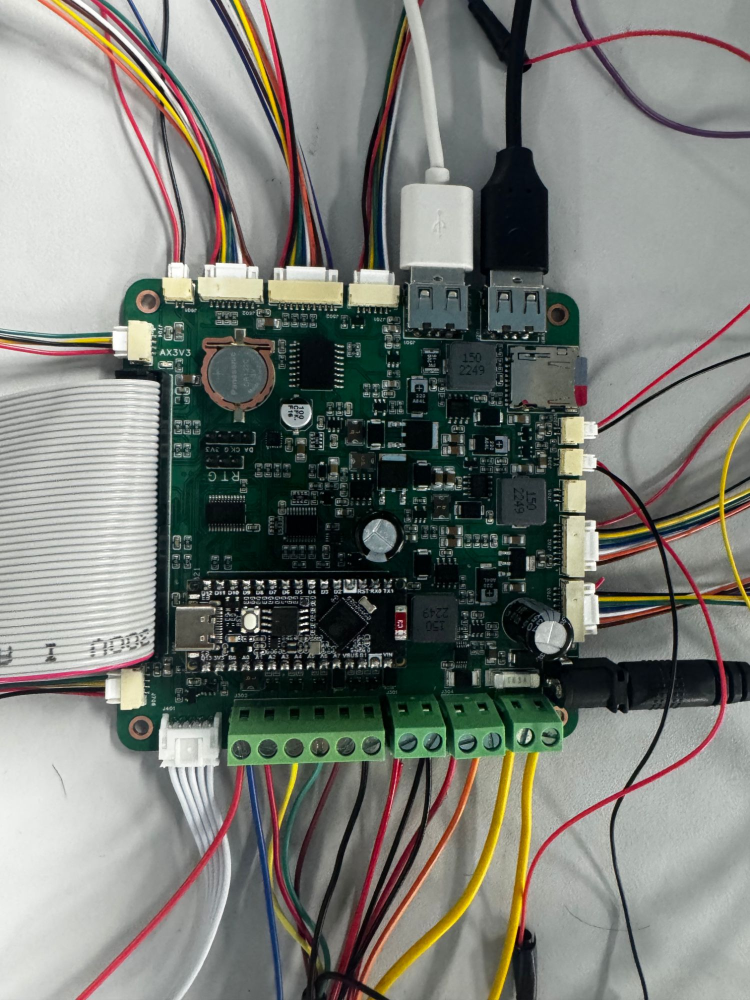
#> input picture 07_作品视频/素材/实拍/主载板_接线.jpg, 1500 x 2000 px (shown at 1/2 size)
$ python -i render_part1.py   (imports and definitions only)
#> lines starting #> are read from the running program, lines starting #| are printed output that depends on the picture
#!/usr/bin/env python3
"""渲染作品视频中"上电"之前的部分：钩子 → 标题 → 工业实景 → 设计背景 → 原理 → 整机与外设 → 外壳内部 → 机盖 → 整机成品 → 主载板 → 接口 → 前面板 → AX7010 → 系统架构 → PL 硬件设计。

在 WSL 中运行（用到 ffmpeg、Pillow、numpy 和 Windows 字体）：
    python3 render_part1.py                          # 输出 ../输出/上电前_样片.mp4
    python3 render_part1.py --stills 12 40 --still-dir 目录   # 只导出静帧检查版式
默认使用 ../素材/实拍/钩子_电机铝片散斑.mp4 作开场，--hook 可换成别的片段。
"""
import argparse
import math
import shutil
import subprocess
import sys
import tempfile
from functools import lru_cache
from multiprocessing import Pool
from pathlib import Path

import numpy as np
from PIL import Image, ImageDraw, ImageEnhance, ImageFilter, ImageFont, ImageOps

W, H, FPS = 1920, 1080, 30
PROJ = Path(__file__).resolve().parents[1]
REPO = PROJ.parent
PHOTOS = PROJ / "素材" / "实拍"
HOOK_CLIP = PHOTOS / "钩子_电机铝片散斑.mp4"
HOOK_STILL = PHOTOS / "钩子_静帧.png"
PCB_MAIN = REPO / "01_硬件工程/主载板PCB_工程预览.webp"
PCB_PANEL = REPO / "01_硬件工程/前面板PCB_工程预览.webp"
FONT_DIRS = [Path("/mnt/c/Windows/Fonts"), Path("C:/Windows/Fonts")]

# 版式：左对齐 160 px 页边；图解放在实验台浅灰底上，实物照片满幅；黄色只标"当前/自研/测点"，红色只标 AX7010
PAPER = (235, 237, 240)
INK = (25, 27, 30)
INK2 = (82, 87, 95)
INK3 = (138, 143, 151)
RULE = (194, 198, 204)
WHITE = (250, 250, 249)
PANEL = (20, 21, 23)
GRID = (62, 64, 69)
HUD = (170, 175, 182)
YELLOW = (242, 183, 5)
RED = (216, 38, 30)
MARGIN = 160

HOOK_FRAMES = []
HOOK_DUR = 5.0
# 钩子结尾弹出的结果：取自 05_验证资料/板端报警/板端验证.json（2026-10-31 板端记录）
HOOK_RESULT = (("振动频率", "10.84", "Hz"), ("振幅峰峰值", "0.142", "mm"))

# 钩子静帧中散斑纸四角（1280×720 像素坐标）
STICKER = ((392, 225), (1000, 258), (992, 475), (358, 400))

# 工业设备实景：机器上的压力表随设备轻微抖动，Pexels 视频 40481917（Pexels 许可，可免费商用、无需署名），无原声
INDUSTRY_CLIP = PROJ / "素材" / "外部" / "工业设备_压力表振动.mp4"
INDUSTRY_FRAMES = []
INDUSTRY_DUR = 6.0


# ---------- 缓动 ----------

def clamp(x, a=0.0, b=1.0):
    return a if x < a else b if x > b else x


def prog(t, a, b):
    return clamp((t - a) / (b - a)) if b > a else float(t >= a)


def ease_out(x):
    return 1 - (1 - x) ** 3


def ease_in_out(x):
    return 4 * x ** 3 if x < 0.5 else 1 - (-2 * x + 2) ** 3 / 2


def ease_back(x, s=1.3):
    x -= 1
    return 1 + (s + 1) * x ** 3 + s * x ** 2


def lerp(a, b, p):
    return a + (b - a) * p


# ---------- 字体与文字 ----------

FONT_FILES = {"sans": "NotoSansSC-VF.ttf", "serif": "NotoSerifSC-VF.ttf", "num": "bahnschrift.ttf",
              "cond": "bahnschrift.ttf"}
TOP = {"sans": 0.86, "serif": 0.86, "num": 0.72, "cond": 0.72}
MID = {"sans": 0.37, "serif": 0.37, "num": 0.36, "cond": 0.36}
BOT = {"sans": 0.12, "serif": 0.12, "num": 0.0, "cond": 0.0}


# [16 lines left out: functions font, resolve, not called in this run]


class Sprite:
    __slots__ = ("im", "ox", "oy", "w")

    def __init__(self, im, ox, oy, w):
        self.im, self.ox, self.oy, self.w = im, ox, oy, w


# [27 lines left out: functions text_sprite, text, not called in this run]


def text_w(s, size=32, weight=400, kind="sans", tracking=0):
    return text_sprite(s, resolve(s, kind), size, weight, INK, tracking).w


# [11 lines left out: function rise, not called in this run]


def rot_text(dst, s, cx, cy, size, weight=400, kind="sans", color=INK, alpha=1.0, angle=90):
    im = text_sprite(s, resolve(s, kind), size, weight, color, 0).im.rotate(angle, expand=True, resample=Image.BICUBIC)
    paste(dst, im, cx - im.width / 2, cy - im.height / 2, alpha)


# ---------- 合成与图形 ----------

# [85 lines left out: functions paste, box_img, fill_rect, circle_img, circle, polyline and 1 more, not called in this run]


def point_on(pts, f):
    return partial(pts, clamp(f))[-1]


# [10 lines left out: function dashed, not called in this run]


def dashed_box(dst, box, color, width=2, alpha=1.0, dash=10, gap=7):
    x0, y0, x1, y1 = box
    dashed(dst, [(x0, y0), (x1, y0), (x1, y1), (x0, y1), (x0, y0)], color, width, dash, gap, alpha)


# [53 lines left out: functions arrow, bg_canvas, shadowed, photo, view, not called in this run]


def to_screen(pt, xf):
    x0, y0, s = xf
    return (pt[0] - x0) * s, (pt[1] - y0) * s


@lru_cache(maxsize=None)
def rounded_mask(w, h, r):
    return box_img(w, h, fill=(255, 255, 255, 255), r=r).getchannel("A")


# [80 lines left out: functions thumb, sticker_pts, strip_img, strip, tag_img, annot, not called in this run]


def square_mark(dst, cx, cy, s, color, alpha, width=3):
    s = max(3, int(round(s)))
    paste(dst, box_img(s, s, outline=color + (255,), width=width), cx - s / 2, cy - s / 2, alpha)


# [107 lines left out: functions spec_rows, dimension, scan_line, wipe_board, board_shadow, side_text and 2 more, not called in this run]


@lru_cache(maxsize=None)
def title_photo():
    return photo("整机_低角度亮灯.webp").crop((300, 0, 1494, 1500)).resize((860, 1080), Image.LANCZOS).convert("RGBA")


# [8 lines left out: function s_title, not called in this run]


TGT_BOX = (60, 40, 1060, 640)
TGT_POS, TGT_W = (MARGIN, 190), 760
CAM_C = (1500, 418)
LENS_DY = 38


def tgt_xy(pt):
    s = TGT_W / (TGT_BOX[2] - TGT_BOX[0])
    return TGT_POS[0] + (pt[0] - TGT_BOX[0]) * s, TGT_POS[1] + (pt[1] - TGT_BOX[1]) * s


# [35 lines left out: functions target_print, camera_icon, s_industry, not called in this run]


# 设计背景：先画逐点贴装、各拉一根线的接触式传感器，再换成一台相机同时测 12 个点
CONTACT = (1, 6, 11)


# [37 lines left out: function s_background, not called in this run]


PR_L = (MARGIN - 40, 200, 1000, 760)
PR_R = (1080, 200, 1800, 760)
CROP = (0, 0, 1016, 640)


# [4 lines left out: function cam_view, not called in this run]


def cam_xy(pt):
    s = (PR_L[2] - PR_L[0] - 16) / (CROP[2] - CROP[0])
    return PR_L[0] + 8 + (pt[0] - CROP[0]) * s, PR_L[1] + 8 + (pt[1] - CROP[1]) * s


def panel_frame(dst, box, alpha=1.0):
    x0, y0, x1, y1 = box
    paste(dst, box_img(x1 - x0, y1 - y0, fill=PANEL + (255,)), x0, y0, alpha)


# [105 lines left out: functions graticule, s_principle, not called in this run]


# 整机图标注：分三组讲外设用途；坐标为整机连线_俯拍.jpg 像素，标签终点为初始画面坐标
OV_CORE = ((710, 1111), (900, 720), "AX7010 开发板", "AMD Zynq-7010", "r", RED)
OV_CORE_EDGE = ((468, 1014), (839, 927), (884, 1190), (500, 1283))
OV_KEEP = ((875, 655), (1000, 300), "自研主载板", "外设接口与供电", "r", YELLOW)
OV_GROUPS = (
    ("测量感知", (
        ((450, 1110), (540, 650), "双目相机", "拍摄振动画面", "r", None),
        ((528, 470), (560, 150), "ToF 测距", "测量工作距离", "r", None),
        ((942, 366), (990, 215), "IMU 姿态", "监测相机晃动", "r", None),
        ((1258, 338), (1330, 190), "加速度计", "接触式参考对照", "r", None),
        ((252, 928), (300, 560), "温湿度 SHT40", "记录环境条件", "r", None),
        ((933, 1183), (980, 820), "PDM 麦克风", "声音频率对照", "r", None),
    )),
    ("操作交互", (
        ((1645, 1100), (1540, 700), "7 寸触摸屏", "显示画面与结果", "l", None),
        ((188, 755), (240, 400), "自研前面板", "状态灯与旋钮按键", "r", YELLOW),
        ((117, 1150), (200, 790), "NFC 读卡", "刷卡识别测点", "r", None),
        ((283, 600), (350, 230), "扬声器", "语音播报提示", "r", None),
    )),
    ("输出与辅助", (
        ((1712, 740), (1680, 380), "声光报警灯", "超限亮灯鸣响", "r", None),
        ((1330, 920), (1180, 560), "热敏打印机", "现场打印报告", "l", None),
        ((1112, 362), (980, 210), "十字激光", "投射十字线辅助对准", "l", None),
        ((1265, 445), (1290, 110), "补光灯", "暗处补充照明", "r", None),
        ((1567, 483), (1590, 238), "散热风扇", "机内散热", "r", None),
    )),
)
OV_BEAT = 4.3


# [30 lines left out: function s_overview, not called in this run]


# 外壳内部照片按机盖照片的画框比例裁切；坐标为外壳内部装配.jpg 原图像素，标签终点为画面坐标（左侧右对齐 850，右侧左对齐 1630）
CASE_BOX = (0, 95, 1280, 1686)
CASE_POS, CASE_SCALE = (880, 90), 900 / (CASE_BOX[3] - CASE_BOX[1])
CASE_ANNOTS = (
    ((600, 340), (850, 100), "ToF 测距", "l", None),
    ((287, 395), (850, 180), "补光灯", "l", None),
    ((390, 403), (850, 330), "加速度计", "l", None),
    ((155, 740), (850, 455), "扬声器", "l", None),
    ((175, 1220), (850, 726), "散热风扇", "l", None),
    ((520, 1240), (850, 830), "主载板", "l", YELLOW),
    ((680, 277), (1630, 100), "十字激光", "r", None),
    ((875, 381), (1630, 200), "IMU 姿态", "r", None),
    ((970, 393), (1630, 320), "补光灯", "r", None),
    ((700, 440), (1630, 390), "双目相机", "r", None),
    ((615, 690), (1630, 470), "AX7010 开发板", "r", RED),
    ((1060, 1200), (1630, 715), "热敏打印机", "r", None),
    ((1022, 1424), (1630, 842), "温湿度 SHT40", "r", None),
)


# [4 lines left out: function case_print, not called in this run]


def case_title(c, t):
    rise(c, "整机装配", MARGIN - 4, 300, 78, 800, p=ease_out(prog(t, 0.15, 0.65)))
    text(c, "3D 打印外壳", MARGIN, 358, size=30, weight=500, color=INK2, alpha=ease_out(prog(t, 0.35, 0.8)))


# [9 lines left out: function s_enclosure, not called in this run]


# 机盖照片与外壳内部照片用同一画框，交叉淡化时像盖上机盖；坐标为外壳机盖.webp 原图像素
LID_BOX = (90, 240, 1355, 1813)
LID_SCALE = 900 / (LID_BOX[3] - LID_BOX[1])
LID_ANNOTS = (
    ((315, 440), (850, 204), "三色声光报警灯", "l", None),
    ((342, 822), (850, 423), "NFC 读卡", "l", None),
    ((330, 1080), (850, 545), "前面板", "l", YELLOW),
    ((466, 1185), (850, 655), "麦克风口", "l", None),
    ((840, 1010), (1630, 531), "7 寸触摸屏", "r", None),
)
LID_BUTTONS = (((418, 1478), "风扇"), ((608, 1484), "警报灯"), ((801, 1488), "照明"), ((993, 1492), "电源"))


# [4 lines left out: function lid_print, not called in this run]


def lid_xy(pt):
    return CASE_POS[0] + (pt[0] - LID_BOX[0]) * LID_SCALE, CASE_POS[1] + (pt[1] - LID_BOX[1]) * LID_SCALE


# [10 lines left out: function s_lid, not called in this run]


# 整机正面亮灯照片裁掉右上角路人；坐标为整机_正面亮灯.jpg 原图像素，左侧标签右对齐 650，右侧左对齐 1712
LIT_BOX = (0, 0, 1180, 960)
LIT_POS, LIT_SCALE = (680, 120), 820 / 960
LIT_ANNOTS = (
    ((622, 335), (650, 420), "ToF 测距", "l"),
    ((375, 405), (650, 540), "补光灯", "l"),
    ((580, 838), (650, 860), "十字激光投影", "l"),
    ((910, 130), (1712, 160), "声光报警灯", "r"),
    ((675, 405), (1712, 330), "双目相机", "r"),
    ((882, 437), (1712, 520), "补光灯", "r"),
)


# [16 lines left out: functions lit_print, s_lit, not called in this run]


CARRIER_RECT = (MARGIN, 160, MARGIN + 740, 900)


# [24 lines left out: functions carrier_imgs, s_carrier, not called in this run]


PH9_BOX = (130, 400, 1400, 1650)
PH9_POS = (MARGIN - 40, 140)
PH9_SCALE = 820 / (PH9_BOX[3] - PH9_BOX[1])
# 位号只标在照片上；右侧文字写外设名称与作用
CONN_GROUPS = (
    ("主控互连", "排线连接 AX7010 和 ESP32 协处理器",
     (("J801", (330, 1000), "l"), ("J604 J606", (567, 1242), "b"))),
    ("测量传感器", "测距、姿态、加速度计、温湿度和麦克风",
     (("J701", (750, 565), "t"), ("J702", (1162, 1088), "r"), ("J703", (1162, 1217), "r"),
      ("J704", (279, 671), "l"), ("J706", (258, 1375), "l"))),
    ("执行与报警", "补光灯、十字激光、报警灯和风扇",
     (("J301", (837, 1458), "b"), ("J304", (950, 1458), "b"), ("J302", (608, 1458), "b"))),
    ("交互与存储", "前面板、扬声器、NFC、打印机和语音卡",
     (("J502", (608, 560), "t"), ("J601", (358, 565), "t"), ("J602", (462, 560), "t"),
      ("J401", (375, 1478), "l"), ("J603", (1088, 750), "r"))),
    ("电源", "12V 输入、总开关和两路 5V 输出",
     (("J101", (1130, 1360), "r"), ("J102", (1067, 1458), "b"), ("J501", (875, 620), "t"),
      ("J201", (1033, 620), "t"))),
)


# [40 lines left out: functions wired_print, s_connect, not called in this run]


PANEL_RECT = (1000, 270, 1780, 791)


# [23 lines left out: functions panel_imgs, s_panel, not called in this run]


AX_ANNOTS = (
    ((1170, 842), (1290, 470), "Zynq-7010 芯片", "r"),
    ((380, 830), (470, 470), "AN5642 双目相机", "r"),
    ((1725, 800), (1600, 330), "扩展口连主载板", "l"),
    ((1370, 1192), (1480, 860), "HDMI 接触摸屏", "r"),
    ((1890, 1160), (1760, 760), "PDM 麦克风", "l"),
)


# [17 lines left out: function s_ax7010, not called in this run]


# 与 2026-11-03 代码包一致：双目匹配已移到 PS 软件后端，PL 保留视频、PDM、灯光与打印 UART
ARCH_PL = ("双路相机采集", "HDMI 显示", "PDM 麦克风接收", "灯光与打印接口")
ARCH_PS = ("多点亚像素跟踪", "频谱与基线判定", "双目辅助测距", "界面、记录与报警")
ARCH_ESP = ("NFC 读卡", "SD 语音播报", "Wi-Fi 网关")
ARCH_OUT = ("7 寸触摸屏", "声光报警灯", "热敏打印机")
MOD_Y = (290, 400, 510, 620)
# APP 的 Android、iOS、Windows 版共用一套界面，可局域网直连 AX7010，也可连 ESP32 热点。
# 手机截图取自 iOS 构建验证；电脑截图是同一 web 界面演示模式在 1440×900 窗口下的渲染
APP_PHONE = REPO / "05_验证资料/APP验证/构建验证/ios_home.png"
APP_DESKTOP = PROJ / "素材" / "APP" / "电脑端_总览.png"


# [146 lines left out: functions phone_card, monitor_card, block, token, s_arch, not called in this run]


PL_VIDEO = ("双目相机输入", "采集与格式转换", "VDMA 读写 DDR", "PS 测振与界面", "视频时序", "HDMI 输出")
PL_CUSTOM = (("PDM 麦克风接收", "2 MHz 采样，带时间戳", True),
             ("灯光控制", "PWM 调光，失联或掉电自动关断", True),
             ("打印串口", "AXI UART16550 硬件流控", False))
# 当前上板位流 printer_uart 的 Vivado 2025.2 实现报告（2026-11-03 代码包 ax7010/vivado/current/reports_original_build）：
# LUT 8,945/17,600，FF 14,420/35,200，BRAM 30.5/60，WNS +0.756 ns
PL_STATS = (("LUT", 50.8, "%", 0.508), ("触发器", 41.0, "%", 0.410), ("BRAM", 50.8, "%", 0.508),
            ("时序裕量", 0.756, "ns", None))


# [41 lines left out: function s_pl, not called in this run]


# ---------- 时间线 ----------

def scenes():
    """(函数, 时长, 转场到下一镜, 章节, 字幕[(起, 止, 文本)，场景内时间])"""
    return [
        (s_hook, HOOK_DUR, 0.4, None, []),
        (s_title, 3.0, 0.45, None, []),
        (s_industry, INDUSTRY_DUR, 0.4, "应用背景",
         [(0.2, 2.9, "设备故障，往往从异常振动开始；"), (3.0, 5.8, "早期振动十分微小，人眼难以察觉。")]),
        (s_background, 7.3, 0.4, "应用背景",
         [(0.2, 3.3, "接触式传感器需逐点安装布线，测点有限；"), (3.4, 7.1, "见微用一台相机，非接触地同时测量多个点。")]),
        (s_principle, 9.0, 0.4, "测量原理",
         [(0.2, 3.9, "原理是逐帧追踪表面散斑的亚像素位移，"), (4.0, 8.8, "扣除背景晃动后做频谱，并与停机基线比对。")]),
        (s_overview, 3 * OV_BEAT, 0.4, "硬件与外设",
         [(0.2, 4.1, "相机拍摄振动，多种传感器辅助对照和记录；"), (4.4, 8.4, "触摸屏、NFC 和扬声器负责人机交互；"),
          (8.7, 12.7, "报警灯和打印机输出结果，激光和补光辅助拍摄。")]),
        (s_enclosure, 4.7, 0.6, "硬件与外设", [(0.3, 4.6, "全部模块装进 3D 打印外壳，")]),
        (s_lid, 4.7, 0.4, "硬件与外设", [(0.2, 4.5, "机盖上集中了屏幕、报警灯、NFC 和四个按键。")]),
        (s_lit, 4.7, 0.4, "硬件与外设", [(0.2, 4.5, "补光灯照亮被测面；十字激光帮助对准，测量时自动关闭。")]),
        (s_carrier, 4.2, 0.4, "硬件与外设", [(0.2, 4.0, "主载板从原理图到 PCB 全部自主设计，")]),
        (s_connect, 5.0, 0.4, "硬件与外设", [(0.1, 4.8, "为十余种外设提供供电、保护和接口；")]),
        (s_panel, 3.5, 0.4, "硬件与外设", [(0.1, 3.3, "前面板集成状态灯、旋钮和按键。")]),
        (s_ax7010, 4.5, 0.6, "硬件与外设", [(0.1, 4.3, "核心是 AMD Zynq 芯片和双目相机。")]),
        (s_arch, 12.0, 0.4, "系统架构",
         [(0.3, 3.7, "PL 负责视频采集、显示和外设时序，"), (3.8, 7.0, "PS 运行测振算法、界面和报警，"),
          (7.1, 9.3, "ESP32 负责 NFC、语音和 Wi-Fi 网关，"), (9.4, 11.8, "手机和电脑 APP 经局域网或热点连接设备。")]),
        (s_pl, 8.2, 0.0, "PL 设计",
         [(0.3, 3.9, "PL 搭建双路视频采集与 HDMI 显示通路，"), (4.0, 7.9, "自研麦克风接收和灯光保护逻辑，时序全部收敛。")]),
    ]


def timeline():
    starts, cues, sections, t = [], [], [], 0.0
    for fn, dur, xf, sec, sc in scenes():
        starts.append(t)
        cues += [(t + a, t + b, s) for a, b, s in sc]
        if sec:
            if sections and sections[-1][2] == sec:
                sections[-1][1] = t + dur
            else:
                sections.append([t, t + dur, sec])
        t += dur
    return starts, cues, sections, t


# [38 lines left out: functions draw_scene, chapter_img, subtitle_img, overlays, not called in this run]


TL = None


def render_frame(i):
    global TL
    if TL is None:
        TL = timeline()
    starts, cues, sections, _ = TL
    T = i / FPS
    sc = scenes()
    k = max(j for j, s in enumerate(starts) if s <= T + 1e-9)
    c = draw_scene(k, T - starts[k])
    if k > 0 and T < starts[k] + sc[k - 1][2]:
        prev = draw_scene(k - 1, T - starts[k - 1])
        c = Image.blend(prev, c, ease_in_out((T - starts[k]) / sc[k - 1][2]))
    overlays(c, T, cues, sections)
    return c.convert("RGB")


def worker(i):
    return render_frame(i).tobytes()


# [62 lines left out: functions extract_frames, main, not called in this run]


# [2 lines not run here, left out]

>>> import cv2
>>> picture = cv2.imread('../素材/实拍/主载板_接线.jpg', cv2.IMREAD_GRAYSCALE)
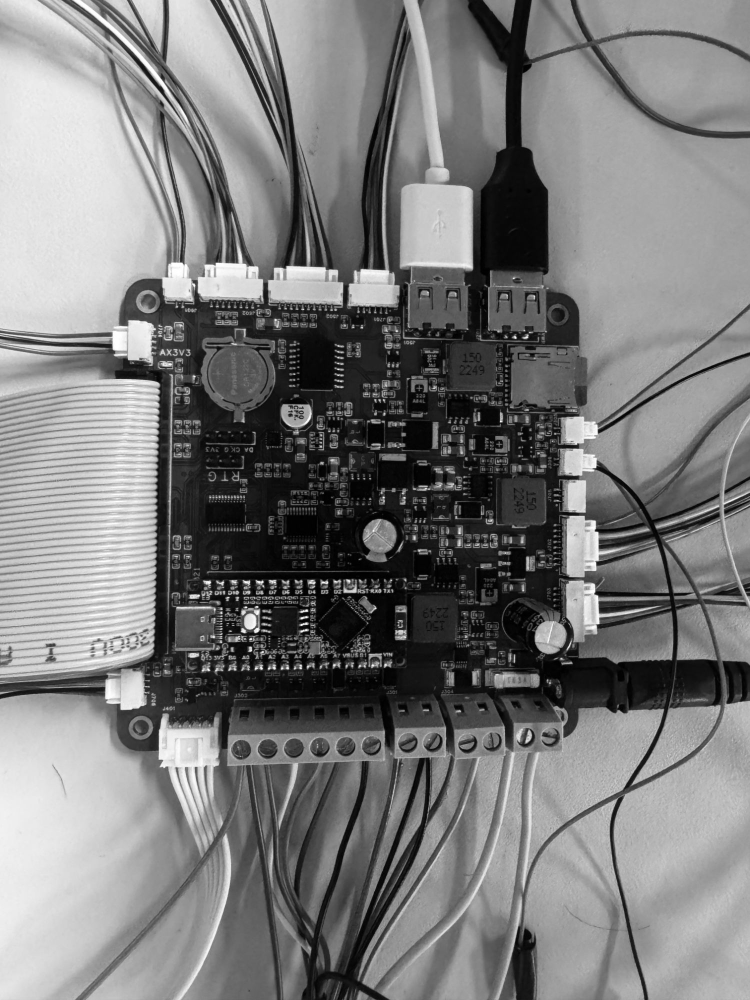
#> picture: shape (2000, 1500) (shown at 1/2 size); min 0, max 255, mean 123.4
>>> result = render_frame(picture)
#> (the run stopped early here; a loop or call above may not have finished)

$ run again, on 07_作品视频/素材/实拍/整机连线_竖拍.jpg
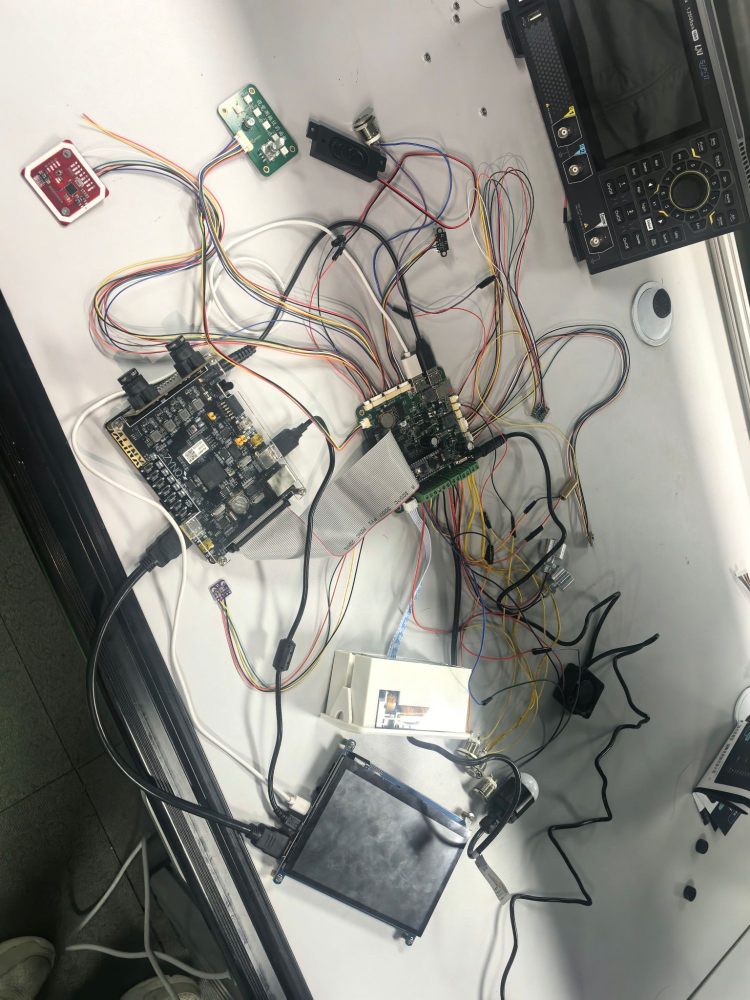
#> input picture 07_作品视频/素材/实拍/整机连线_竖拍.jpg, 1500 x 2000 px (shown at 1/2 size)
#> `picture = cv2.imread('../素材/实拍/主载板_接线.jpg', cv2.IMREAD_GRAYSCALE)`:
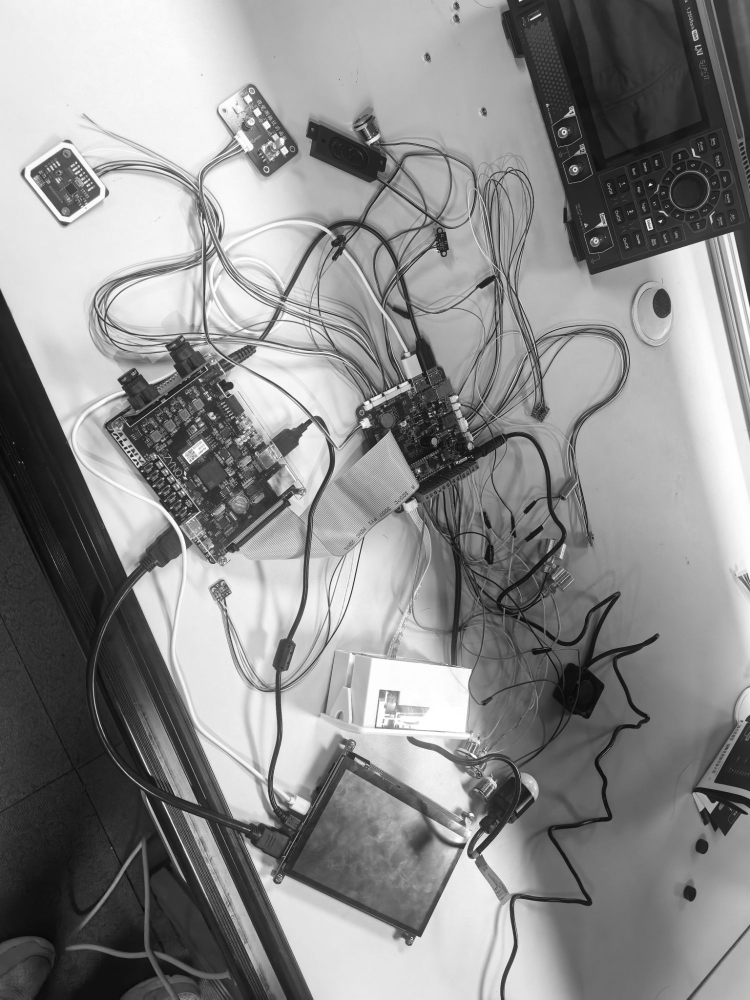
#> picture: shape (2000, 1500) (shown at 1/2 size); min 0, max 255, mean 139.3
